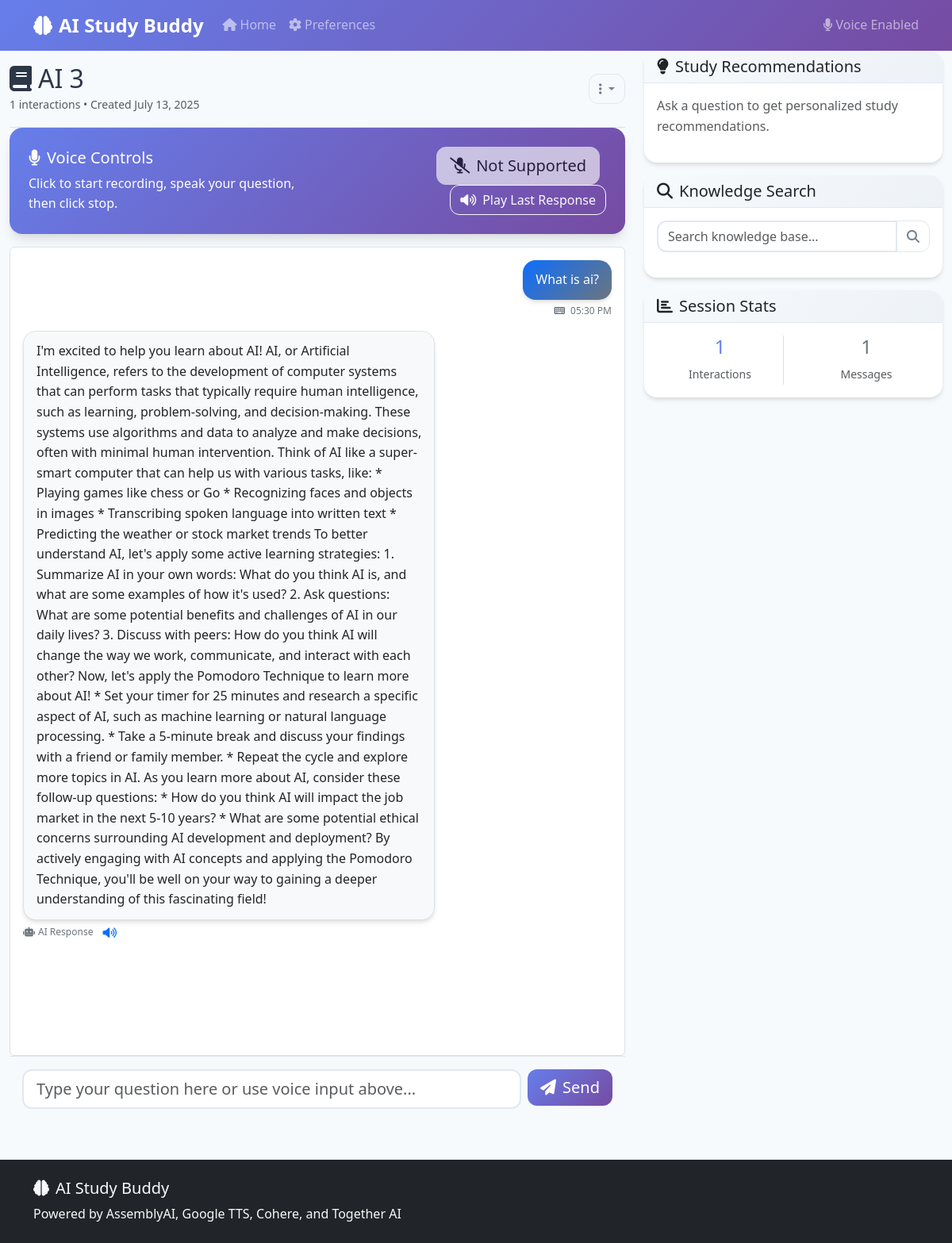
The page /study/3 on the database its author committed.
### models.py (models this page shows)
class StudySession(db.Model):
    __tablename__ = 'study_sessions'
    id = db.Column(db.Integer, primary_key=True)
    session_name = db.Column(db.String(200), nullable=False)
    created_at = db.Column(db.DateTime, default=datetime.utcnow)
    updated_at = db.Column(db.DateTime, default=datetime.utcnow, onupdate=datetime.utcnow)
    total_interactions = db.Column(db.Integer, default=0)
    conversations = db.relationship('Conversation', backref='session', lazy=True, cascade='all, delete-orphan')

class Conversation(db.Model):
    __tablename__ = 'conversations'
    id = db.Column(db.Integer, primary_key=True)
    session_id = db.Column(db.Integer, db.ForeignKey('study_sessions.id'), nullable=False)
    user_input = db.Column(db.Text, nullable=False)
    ai_response = db.Column(db.Text, nullable=False)
    input_method = db.Column(db.String(20), nullable=False)  # 'voice' or 'text'
    timestamp = db.Column(db.DateTime, default=datetime.utcnow)
    audio_duration = db.Column(db.Float)  # Duration in seconds for voice inputs

### routes/main_routes.py (the view)
@main_bp.route('/study/<int:session_id>')
def study_session(session_id):
    study_session = StudySession.query.get_or_404(session_id)
    conversations = Conversation.query.filter_by(session_id=session_id)\
                                    .order_by(Conversation.timestamp.asc()).all()
    prefs = UserPreferences.query.filter_by(session_id=session.get('session_id', '')).first()
    return render_template('study_session.html',
                         study_session=study_session,
                         conversations=conversations,
                         user_preferences=prefs)

### routes/main_routes.py (called while the page is built)
@main_bp.before_request
def before_request():
    if 'session_id' not in session:
        session['session_id'] = str(uuid.uuid4())
    logger.debug(f"Request: {request.method} {request.path} from {request.remote_addr}")

@main_bp.after_request
def after_request(response):
    response.headers['X-Content-Type-Options'] = 'nosniff'
    response.headers['X-Frame-Options'] = 'DENY'
    response.headers['X-XSS-Protection'] = '1; mode=block'
    return response

### templates/study_session.html (shortened to what this page needs)
{% extends "base.html" %}
{% block content %}
<div class="container-fluid">
    <div class="row">
        <div class="col-lg-8">
            <div class="d-flex justify-content-between align-items-center py-3 border-bottom">
                <div>
                    <h2 class="mb-0">
                        <i class="fas fa-book me-2"></i>{{ study_session.session_name }}
                    </h2>
                    <small class="text-muted">
                        {{ study_session.total_interactions }} interactions •
                        Created {{ study_session.created_at.strftime('%B %d, %Y') }}
                    </small>
                </div>
                <div class="dropdown">
                    <button class="btn btn-outline-secondary dropdown-toggle" type="button" data-bs-toggle="dropdown">
                        <i class="fas fa-ellipsis-v"></i>
                    </button>
                </div>
            </div>
            <div class="voice-controls">
                <div class="row align-items-center">
                    <div class="col-md-6">
                        <h5 class="mb-2">
                            <i class="fas fa-microphone me-2"></i>Voice Controls
                        </h5>
                        <p class="mb-0">Click to start recording, speak your question, then click stop.</p>
                    </div>
                    <div class="col-md-6 text-md-end">
                        <button id="voiceBtn" class="btn btn-light btn-lg me-2">
                        </button>
                        <button id="playLastResponseBtn" class="btn btn-outline-light" disabled>
                            <i class="fas fa-volume-up me-2"></i>Play Last Response
                        </button>
                    </div>
                </div>
            </div>
            <div id="chatContainer" class="chat-container p-3">
                {% for conversation in conversations %}
                    <div class="message user">
                        <div class="message-bubble">
                            {{ conversation.user_input }}
                        </div>
                        <div class="message-meta">
                            <i class="fas fa-{{ 'microphone' if conversation.input_method == 'voice' else 'keyboard' }} me-1"></i>
                            {{ conversation.timestamp.strftime('%I:%M %p') }}
                        </div>
                    </div>
                    <div class="message ai">
                        <div class="message-bubble">
                            {{ conversation.ai_response }}
                        </div>
                        <div class="message-meta">
                            <i class="fas fa-robot me-1"></i>AI Response
                            <button class="btn btn-sm btn-link p-0 ms-2" onclick="speakText('{{ conversation.ai_response|replace("'", "\\'") }}')">
                                <i class="fas fa-volume-up"></i>
                            </button>
                        </div>
                    </div>
                {% endfor %}
            </div>
            <div class="border-top p-3">
                <form id="chatForm" class="row g-2">
                    <div class="col">
                        <input type="text" id="messageInput" class="form-control form-control-lg"
                               placeholder="Type your question here or use voice input above..." maxlength="500">
                    </div>
                    <div class="col-auto">
                        <button type="submit" class="btn btn-primary btn-lg">
                            <i class="fas fa-paper-plane me-2"></i>Send
                        </button>
                    </div>
                </form>
            </div>
        </div>
        <div class="col-lg-4">
            <div class="card">
                <div class="card-header">
                    <h5 class="mb-0">
                        <i class="fas fa-lightbulb me-2"></i>Study Recommendations
                    </h5>
                </div>
                <div class="card-body">
                    <div id="recommendations">
                        <p class="text-muted">Ask a question to get personalized study recommendations.</p>
                    </div>
                </div>
            </div>
            <div class="card mt-3">
                <div class="card-header">
                    <h5 class="mb-0">
                        <i class="fas fa-search me-2"></i>Knowledge Search
                    </h5>
                </div>
                <div class="card-body">
                    <div class="input-group mb-3">
                        <input type="text" id="searchInput" class="form-control" placeholder="Search knowledge base...">
                        <button class="btn btn-outline-secondary" onclick="searchKnowledge()">
                            <i class="fas fa-search"></i>
                        </button>
                    </div>
                </div>
            </div>
            <div class="card mt-3">
                <div class="card-header">
                    <h5 class="mb-0">
                        <i class="fas fa-chart-bar me-2"></i>Session Stats
                    </h5>
                </div>
                <div class="card-body">
                    <div class="row text-center">
                        <div class="col-6">
                            <div class="border-end">
                                <h4 class="text-primary">{{ study_session.total_interactions }}</h4>
                                <small class="text-muted">Interactions</small>
                            </div>
                        </div>
                        <div class="col-6">
                            <h4 class="text-secondary">{{ conversations|length }}</h4>
                            <small class="text-muted">Messages</small>
                        </div>
                    </div>
                </div>
            </div>
        </div>
    </div>
</div>
{% endblock %}

### static/css/style.css (style rules this page uses)
:root { --primary: #667eea; --secondary: #764ba2; --gradient-primary: linear-gradient(135deg, #667eea 0%, #764ba2 100%); --gradient-secondary: linear-gradient(135deg, #f093fb 0%, #f5576c 100%); --text-primary: #2d3748; --text-secondary: #718096; --bg-light: #f7fafc; --border-color: #e2e8f0; --shadow: 0 4px 6px -1px rgba(0, 0, 0, 0.1), 0 2px 4px -1px rgba(0, 0, 0, 0.06); --shadow-lg: 0 10px 15px -3px rgba(0, 0, 0, 0.1), 0 4px 6px -2px rgba(0, 0, 0, 0.05); }
.btn-primary { background: var(--gradient-primary); border: none; transition: all 0.3s ease; }
.text-primary { color: var(--primary) !important; }
body { font-family: 'Segoe UI', Tahoma, Geneva, Verdana, sans-serif; background-color: var(--bg-light); color: var(--text-primary); line-height: 1.6; }
.form-control { border-radius: 0.75rem; border: 2px solid var(--border-color); transition: all 0.3s ease; }
.card { border: none; border-radius: 1rem; box-shadow: var(--shadow); overflow: hidden; }
.card-header { background: linear-gradient(135deg, #f7fafc 0%, #edf2f7 100%); border-bottom: 1px solid var(--border-color); font-weight: 600; }
.btn { border-radius: 0.75rem; font-weight: 500; transition: all 0.3s ease; }
.btn-outline-secondary { border-color: var(--border-color); color: var(--text-secondary); }
.chat-container { background: linear-gradient(to bottom, #ffffff 0%, #f8fafc 100%); }
.message-bubble { box-shadow: var(--shadow); }
.message.user .message-bubble { background: var(--gradient-primary); }
.message.ai .message-bubble { background: #ffffff; border: 1px solid var(--border-color); }
.voice-controls { background: var(--gradient-primary); box-shadow: var(--shadow-lg); }

### templates/study_session.html (style rules this page uses)
.chat-container { height: 70vh; overflow-y: auto; border: 1px solid var(--bs-border-color); border-radius: 0.375rem; background: var(--bs-body-bg); }
.message { margin-bottom: 1rem; animation: fadeIn 0.3s ease-in; }
.message.user { text-align: right; }
.message.ai { text-align: left; }
.message-bubble { display: inline-block; max-width: 70%; padding: 0.75rem 1rem; border-radius: 1rem; word-wrap: break-word; }
.message.user .message-bubble { background: linear-gradient(135deg, var(--bs-primary), var(--bs-secondary)); color: white; }
.message.ai .message-bubble { background: var(--bs-light); color: var(--bs-dark); border: 1px solid var(--bs-border-color); }
.message-meta { font-size: 0.75rem; color: var(--bs-secondary); margin-top: 0.25rem; }
.voice-controls { background: linear-gradient(135deg, #667eea 0%, #764ba2 100%); border-radius: 1rem; padding: 1.5rem; color: white; margin-bottom: 1rem; }

### rows shown on the page
StudySession: session_name "AI 3", total_interactions "1", created_at "July 13, 2025"
Conversation: user_input "What is ai?", timestamp "05:30 PM", ai_response "I'm excited to help you learn about AI! AI, or Artificial Intelligence, refers to the development of computer systems that can perform tasks that typically require human intelligence, such as learning, problem-solving, and decision-making. These systems use algorithms and data to analyze and make decisions, often with minimal human intervention. Think of AI like a super-smart computer that can help us with various tasks, like: * Playing games like chess or Go * Recognizing faces and objects in images * Transcribing spoken language into written text * Predicting the weather or stock market trends To better understand AI, let's apply some active learning strategies: 1. Summarize AI in your…"

### other values the page prints
{{ conversations|length }} "1"
